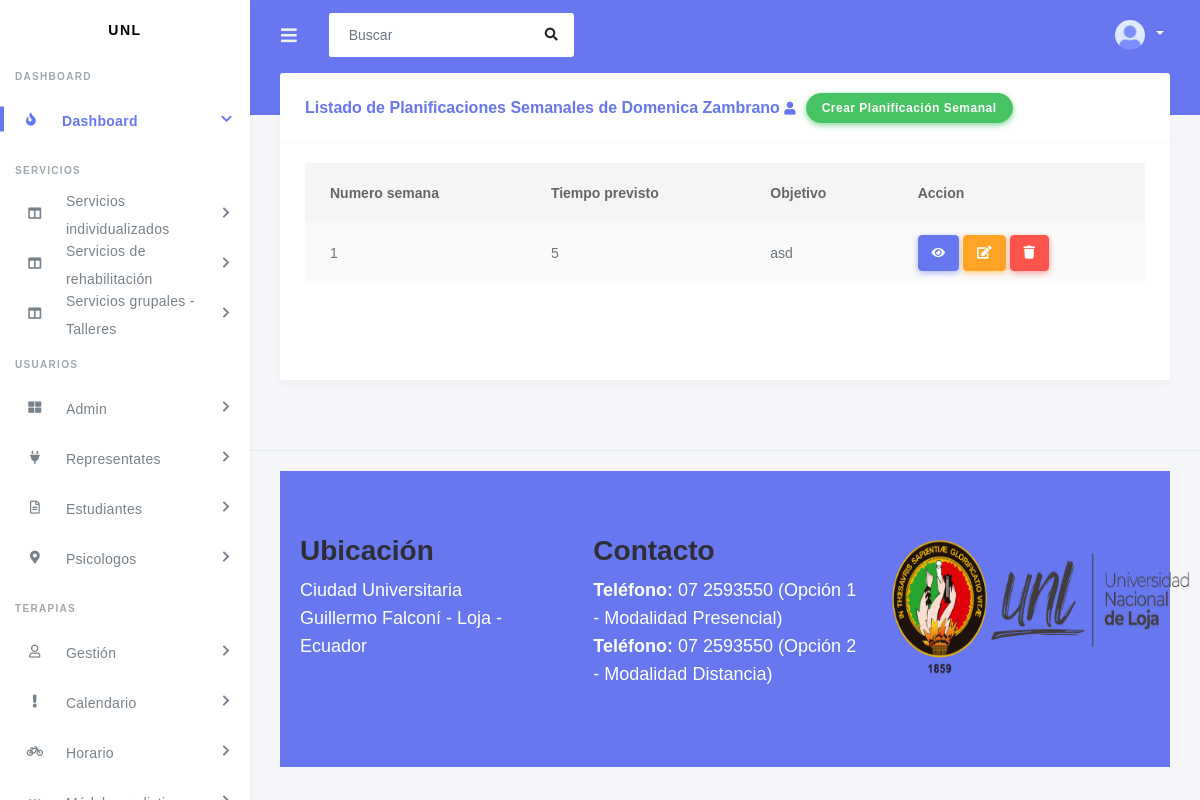
/listarPSemana/4/, run on an earlier commit of the app's database.
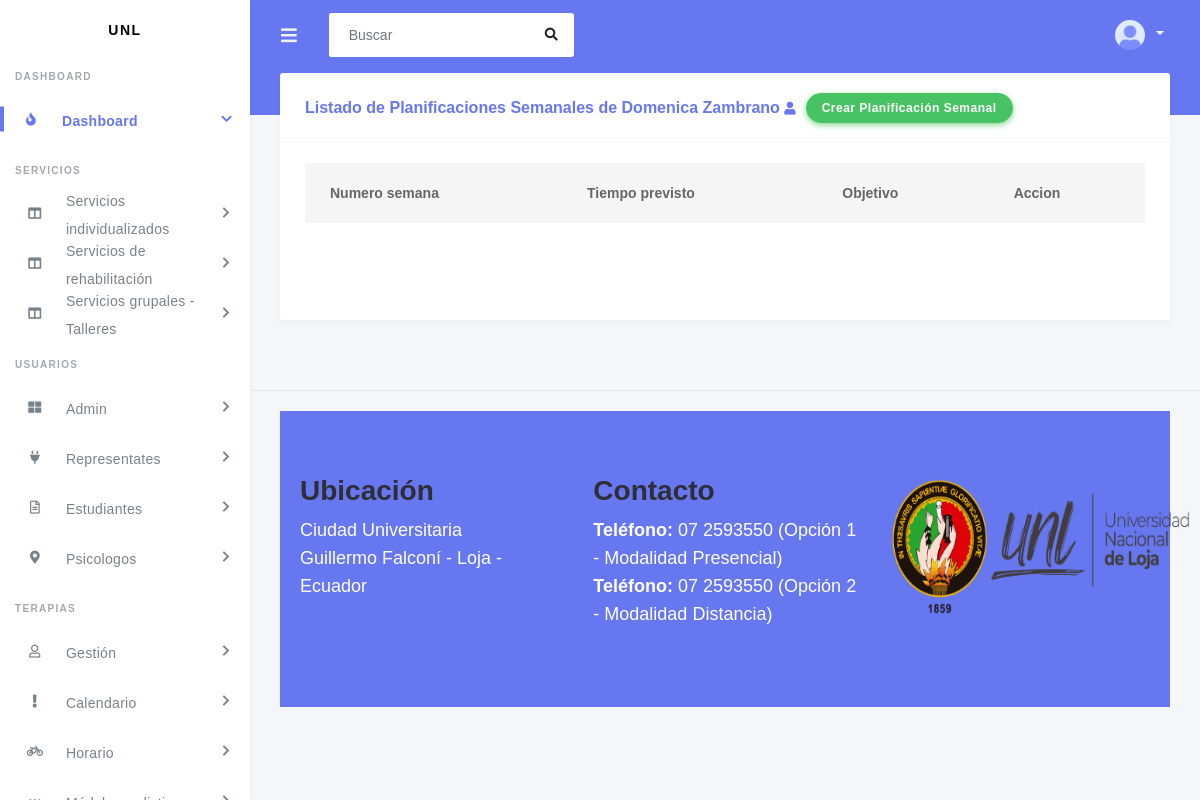
And on a later commit of the database.
### app/planificaciones/models.py (models this page shows, shortened)
class PlanificacionSemana(models.Model):
    planificacion = models.ForeignKey(Planificacion, on_delete=models.CASCADE)
    numero_semana = models.IntegerField()
    tiempo_previsto = models.CharField(max_length=100)
    objetivo = models.TextField()
    actividad_lenguaje = models.TextField()
    actividad_cognitiva = models.TextField()
    actividad_sensorial = models.TextField()
    actividades_internalizadas = models.TextField()
    actividades_reforzar = models.TextField()

### app/planificaciones/views.py (the view, shortened to what this page needs)
# urls.py: path('listarPSemana/<int:pk>/', PlanificacionSemanaListView.as_view(), name='listar_p_semana'),
class PlanificacionSemanaListView(ListView):
    model = PlanificacionSemana
    template_name = 'planificaciones/listarPSemana.html'
    context_object_name = 'semana'
    def get_queryset(self):
        planificacion_id = self.kwargs['pk']
        semana_id = self.kwargs.get('pk1', None)
        if semana_id:
            return PlanificacionSemana.objects.filter(planificacion=planificacion_id, numero_semana=semana_id)
        else:
            return PlanificacionSemana.objects.filter(planificacion=planificacion_id)
    def get_context_data(self, **kwargs):
        context = super().get_context_data(**kwargs)
        context['planificacion_id'] = self.kwargs['pk']  # Pasamos el ID de la planificación
        planificacion = get_object_or_404(Planificacion, pk=self.kwargs['pk'])
        estudiante = planificacion.estudiante if planificacion.estudiante else "Planificación"
        context['estudiante'] = estudiante
        return context

### app/usuarios/usuario/models.py (called while the page is built)
    def nombre_completo(self):
        return '{} {}'.format(self.nombre, self.apellido)

    def __str__(self):
        return self.nombre_completo()

### templates/planificaciones/listarPSemana.html (shortened to what this page needs)
{% extends 'layout.html' %}
{% load static %}
{% block content %}
<section class="section">
    <div class="section-body">
        <div class="row">
            <div class="col-12">
                <div class="card">
                    <div class="card-header">
                        <h4>Listado de Planificaciones Semanales de {{ estudiante }} <i class="fas fa-user"></i></h4>
                        <a href="{% url 'crear_p_semana' %}" class="btn btn-success float-right">Crear Planificación Semanal</a>
                    </div>
                    <div class="card-body">
                        <div class="table-responsive">
                            <table class="table table-striped" id="sortable-table">
                                <thead>
                                    <tr>
                                        <th>Numero semana</th>
                                        <th>Tiempo previsto</th>
                                        <th>Objetivo</th>
                                        <th>Accion</th>
                                    </tr>
                                </thead>
                                <tbody>
                                    {% for user in semana %}
                                    <tr>
                                        <td>{{ user.numero_semana }}</td>
                                        <td>{{ user.tiempo_previsto }}</td>
                                        <td>{{ user.objetivo }}</td>
                                        <td>
                                            <a href="{% url 'ver_p_semana' pk=planificacion_id pk1=user.numero_semana %}" class="btn btn-primary"><i class="fa fa-eye"></i></a>
                                            <a href="{% url 'editar_p_semana' pk=planificacion_id pk1=user.numero_semana %}" class="btn btn-warning"><i class="fas fa-edit"></i></a>
                                            <a href="{% url 'eliminar_p_semana' pk=planificacion_id pk1=user.numero_semana %}" class="btn btn-danger"><i class="fas fa-trash"></i></a>
                                        </td>
                                    </tr>
                                    {% endfor %}
                                </tbody>
                            </table>
                        </div>
                    </div>
                    <div class="pagination">
                        <div class="card-footer text-right">
                        </div>
                    </div>
                </div>
            </div>
        </div>
    </div>
</section>
{% endblock content %}

What changed in the data, as far as the page shows it:
removed PlanificacionSemana: numero_semana "1", tiempo_previsto "5", objetivo "asd"
